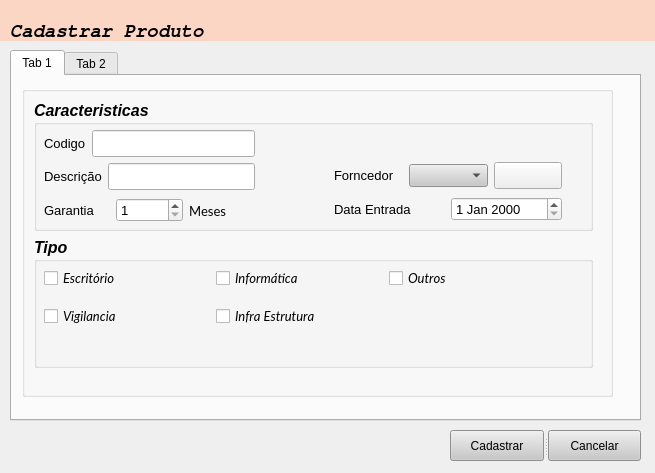
<?xml version="1.0" encoding="UTF-8"?>
<ui version="4.0">
 <class>Form</class>
 <widget class="QWidget" name="Form">
  <property name="geometry">
   <rect>
    <x>0</x>
    <y>0</y>
    <width>655</width>
    <height>473</height>
   </rect>
  </property>
  <property name="sizePolicy">
   <sizepolicy hsizetype="Fixed" vsizetype="Fixed">
    <horstretch>0</horstretch>
    <verstretch>0</verstretch>
   </sizepolicy>
  </property>
  <property name="minimumSize">
   <size>
    <width>655</width>
    <height>473</height>
   </size>
  </property>
  <property name="maximumSize">
   <size>
    <width>655</width>
    <height>473</height>
   </size>
  </property>
  <property name="focusPolicy">
   <enum>Qt::TabFocus</enum>
  </property>
  <property name="windowTitle">
   <string>Cadastrar Produto</string>
  </property>
  <widget class="QLabel" name="label_3">
   <property name="geometry">
    <rect>
     <x>10</x>
     <y>20</y>
     <width>221</width>
     <height>21</height>
    </rect>
   </property>
   <property name="font">
    <font>
     <family>FreeMono</family>
     <pointsize>14</pointsize>
     <weight>75</weight>
     <italic>true</italic>
     <bold>true</bold>
    </font>
   </property>
   <property name="styleSheet">
    <string notr="true"/>
   </property>
   <property name="text">
    <string>Cadastrar Produto</string>
   </property>
  </widget>
  <widget class="QLabel" name="label">
   <property name="geometry">
    <rect>
     <x>540</x>
     <y>10</y>
     <width>101</width>
     <height>71</height>
    </rect>
   </property>
   <property name="styleSheet">
    <string notr="true">image: url(:/img/img/icons8-caixa.svg);</string>
   </property>
   <property name="text">
    <string/>
   </property>
  </widget>
  <widget class="QSplitter" name="splitter">
   <property name="geometry">
    <rect>
     <x>450</x>
     <y>430</y>
     <width>191</width>
     <height>31</height>
    </rect>
   </property>
   <property name="orientation">
    <enum>Qt::Horizontal</enum>
   </property>
   <widget class="QPushButton" name="cadastrar">
    <property name="styleSheet">
     <string notr="true">image: url(:/img/img/icons8-ok-filled.svg);
background-color:   rgb(200,200,200);</string>
    </property>
    <property name="text">
     <string>Cadastrar</string>
    </property>
    <property name="icon">
     <iconset resource="recursos.qrc">
      <normaloff>:/img/img/icons8-ok-filled.svg</normaloff>:/img/img/icons8-ok-filled.svg</iconset>
    </property>
   </widget>
   <widget class="QPushButton" name="cancelar">
    <property name="styleSheet">
     <string notr="true">background-color:   rgb(200,200,200);</string>
    </property>
    <property name="text">
     <string>Cancelar</string>
    </property>
    <property name="icon">
     <iconset resource="recursos.qrc">
      <normaloff>:/img/img/icons8-cancelar.svg</normaloff>:/img/img/icons8-cancelar.svg</iconset>
    </property>
   </widget>
  </widget>
  <widget class="QLabel" name="label_6">
   <property name="geometry">
    <rect>
     <x>0</x>
     <y>0</y>
     <width>658</width>
     <height>41</height>
    </rect>
   </property>
   <property name="styleSheet">
    <string notr="true">background-color:  rgba(255, 207, 183, 200);</string>
   </property>
   <property name="text">
    <string/>
   </property>
  </widget>
  <widget class="QTabWidget" name="tabWidget">
   <property name="geometry">
    <rect>
     <x>10</x>
     <y>50</y>
     <width>631</width>
     <height>371</height>
    </rect>
   </property>
   <widget class="QWidget" name="tab">
    <attribute name="title">
     <string>Tab 1</string>
    </attribute>
    <widget class="QGroupBox" name="groupBox_3">
     <property name="geometry">
      <rect>
       <x>10</x>
       <y>10</y>
       <width>591</width>
       <height>311</height>
      </rect>
     </property>
     <property name="font">
      <font>
       <pointsize>12</pointsize>
       <weight>75</weight>
       <italic>true</italic>
       <bold>true</bold>
      </font>
     </property>
     <property name="title">
      <string/>
     </property>
     <widget class="QWidget" name="layoutWidget_17">
      <property name="geometry">
       <rect>
        <x>10</x>
        <y>10</y>
        <width>561</width>
        <height>281</height>
       </rect>
      </property>
      <layout class="QVBoxLayout" name="verticalLayout_6">
       <property name="leftMargin">
        <number>2</number>
       </property>
       <property name="topMargin">
        <number>4</number>
       </property>
       <property name="rightMargin">
        <number>0</number>
       </property>
       <property name="bottomMargin">
        <number>9</number>
       </property>
       <item>
        <widget class="QGroupBox" name="groupBox_2">
         <property name="title">
          <string>Caracteristicas</string>
         </property>
         <widget class="QWidget" name="layoutWidget_18">
          <property name="geometry">
           <rect>
            <x>10</x>
            <y>30</y>
            <width>211</width>
            <height>95</height>
           </rect>
          </property>
          <layout class="QVBoxLayout" name="verticalLayout_7">
           <item>
            <layout class="QHBoxLayout" name="horizontalLayout_10">
             <item>
              <widget class="QLabel" name="label_26">
               <property name="font">
                <font>
                 <pointsize>10</pointsize>
                 <weight>50</weight>
                 <italic>false</italic>
                 <bold>false</bold>
                </font>
               </property>
               <property name="text">
                <string>Codigo</string>
               </property>
              </widget>
             </item>
             <item>
              <widget class="QLineEdit" name="codigo_4">
               <property name="enabled">
                <bool>true</bool>
               </property>
              </widget>
             </item>
            </layout>
           </item>
           <item>
            <layout class="QHBoxLayout" name="horizontalLayout_11">
             <item>
              <widget class="QLabel" name="label_27">
               <property name="font">
                <font>
                 <pointsize>10</pointsize>
                 <weight>50</weight>
                 <italic>false</italic>
                 <bold>false</bold>
                </font>
               </property>
               <property name="text">
                <string>Descrição</string>
               </property>
              </widget>
             </item>
             <item>
              <widget class="QLineEdit" name="descricao_4">
               <property name="enabled">
                <bool>true</bool>
               </property>
              </widget>
             </item>
            </layout>
           </item>
           <item>
            <layout class="QHBoxLayout" name="horizontalLayout_12">
             <item>
              <widget class="QLabel" name="label_28">
               <property name="font">
                <font>
                 <pointsize>10</pointsize>
                 <weight>50</weight>
                 <italic>false</italic>
                 <bold>false</bold>
                </font>
               </property>
               <property name="text">
                <string>Garantia</string>
               </property>
              </widget>
             </item>
             <item>
              <widget class="QSpinBox" name="garantia_4">
               <property name="font">
                <font>
                 <pointsize>10</pointsize>
                 <weight>50</weight>
                 <italic>false</italic>
                 <bold>false</bold>
                </font>
               </property>
               <property name="minimum">
                <number>1</number>
               </property>
              </widget>
             </item>
             <item>
              <widget class="QLabel" name="label_29">
               <property name="font">
                <font>
                 <family>Lato</family>
                 <pointsize>10</pointsize>
                 <weight>50</weight>
                 <italic>false</italic>
                 <bold>false</bold>
                 <kerning>false</kerning>
                </font>
               </property>
               <property name="text">
                <string>Meses</string>
               </property>
              </widget>
             </item>
            </layout>
           </item>
          </layout>
         </widget>
         <widget class="QWidget" name="layoutWidget_19">
          <property name="geometry">
           <rect>
            <x>300</x>
            <y>60</y>
            <width>228</width>
            <height>63</height>
           </rect>
          </property>
          <layout class="QVBoxLayout" name="verticalLayout_8">
           <item>
            <layout class="QHBoxLayout" name="horizontalLayout_13">
             <item>
              <widget class="QLabel" name="label_30">
               <property name="font">
                <font>
                 <pointsize>10</pointsize>
                 <weight>50</weight>
                 <italic>false</italic>
                 <bold>false</bold>
                </font>
               </property>
               <property name="text">
                <string>Forncedor</string>
               </property>
              </widget>
             </item>
             <item>
              <widget class="QComboBox" name="fornecedor_4">
               <property name="font">
                <font>
                 <pointsize>10</pointsize>
                </font>
               </property>
               <property name="styleSheet">
                <string notr="true">background-color:  rgb(200,200,200);</string>
               </property>
              </widget>
             </item>
             <item>
              <widget class="QPushButton" name="adicionar_4">
               <property name="text">
                <string/>
               </property>
               <property name="icon">
                <iconset resource="recursos.qrc">
                 <normaloff>:/img/img/icons8-plus.svg</normaloff>:/img/img/icons8-plus.svg</iconset>
               </property>
              </widget>
             </item>
            </layout>
           </item>
           <item>
            <layout class="QHBoxLayout" name="horizontalLayout_14">
             <item>
              <widget class="QLabel" name="label_31">
               <property name="font">
                <font>
                 <pointsize>10</pointsize>
                 <weight>50</weight>
                 <italic>false</italic>
                 <bold>false</bold>
                </font>
               </property>
               <property name="text">
                <string>Data Entrada</string>
               </property>
              </widget>
             </item>
             <item>
              <widget class="QDateEdit" name="data_entrada_4">
               <property name="font">
                <font>
                 <pointsize>10</pointsize>
                 <weight>50</weight>
                 <italic>false</italic>
                 <bold>false</bold>
                </font>
               </property>
              </widget>
             </item>
            </layout>
           </item>
          </layout>
         </widget>
        </widget>
       </item>
       <item>
        <widget class="QGroupBox" name="groupBox_9">
         <property name="font">
          <font>
           <pointsize>12</pointsize>
           <weight>75</weight>
           <italic>true</italic>
           <bold>true</bold>
           <underline>false</underline>
          </font>
         </property>
         <property name="focusPolicy">
          <enum>Qt::TabFocus</enum>
         </property>
         <property name="title">
          <string>Tipo</string>
         </property>
         <widget class="QWidget" name="layoutWidget_20">
          <property name="geometry">
           <rect>
            <x>10</x>
            <y>20</y>
            <width>511</width>
            <height>80</height>
           </rect>
          </property>
          <layout class="QGridLayout" name="gridLayout_9">
           <item row="1" column="2" colspan="2">
            <widget class="QCheckBox" name="infraestrutura_4">
             <property name="font">
              <font>
               <family>Lato</family>
               <pointsize>10</pointsize>
               <weight>50</weight>
               <bold>false</bold>
               <kerning>false</kerning>
              </font>
             </property>
             <property name="text">
              <string>Infra Estrutura</string>
             </property>
            </widget>
           </item>
           <item row="0" column="3">
            <widget class="QCheckBox" name="outros_4">
             <property name="font">
              <font>
               <family>Lato</family>
               <pointsize>10</pointsize>
               <weight>50</weight>
               <bold>false</bold>
               <kerning>false</kerning>
              </font>
             </property>
             <property name="text">
              <string>Outros</string>
             </property>
            </widget>
           </item>
           <item row="1" column="0">
            <widget class="QCheckBox" name="vigilancia_4">
             <property name="font">
              <font>
               <family>Lato</family>
               <pointsize>10</pointsize>
               <weight>50</weight>
               <bold>false</bold>
               <kerning>false</kerning>
              </font>
             </property>
             <property name="text">
              <string>Vigilancia</string>
             </property>
            </widget>
           </item>
           <item row="0" column="2">
            <widget class="QCheckBox" name="informatica_4">
             <property name="font">
              <font>
               <family>Lato</family>
               <pointsize>10</pointsize>
               <weight>50</weight>
               <bold>false</bold>
               <kerning>false</kerning>
              </font>
             </property>
             <property name="text">
              <string>Informática</string>
             </property>
            </widget>
           </item>
           <item row="0" column="0">
            <widget class="QCheckBox" name="escritorio_4">
             <property name="font">
              <font>
               <family>Lato</family>
               <pointsize>10</pointsize>
               <weight>50</weight>
               <bold>false</bold>
               <kerning>false</kerning>
              </font>
             </property>
             <property name="text">
              <string>Escritório</string>
             </property>
            </widget>
           </item>
          </layout>
         </widget>
        </widget>
       </item>
      </layout>
     </widget>
    </widget>
   </widget>
   <widget class="QWidget" name="tab_2">
    <attribute name="title">
     <string>Tab 2</string>
    </attribute>
   </widget>
  </widget>
  <zorder>tabWidget</zorder>
  <zorder>label_6</zorder>
  <zorder>label_3</zorder>
  <zorder>label</zorder>
  <zorder>splitter</zorder>
 </widget>
 <tabstops>
  <tabstop>cadastrar</tabstop>
  <tabstop>cancelar</tabstop>
 </tabstops>
 <resources>
  <include location="recursos.qrc"/>
 </resources>
 <connections/>
</ui>
